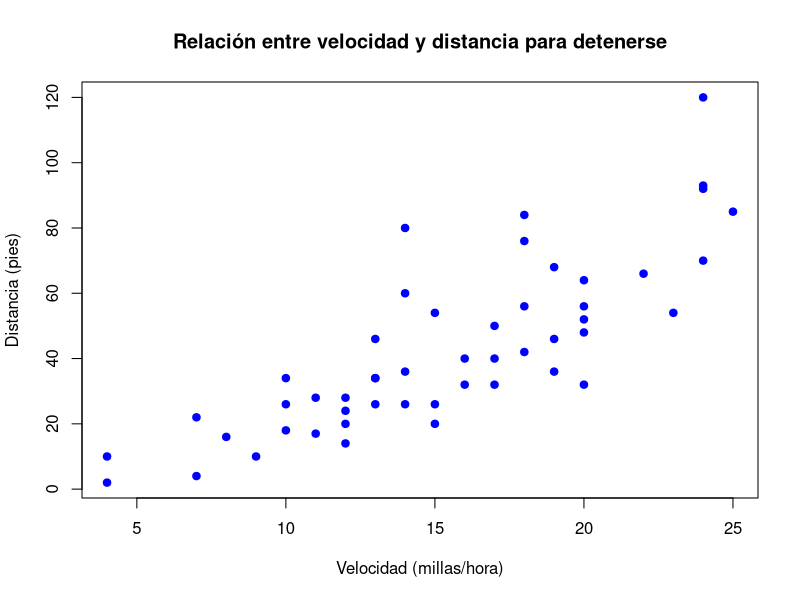
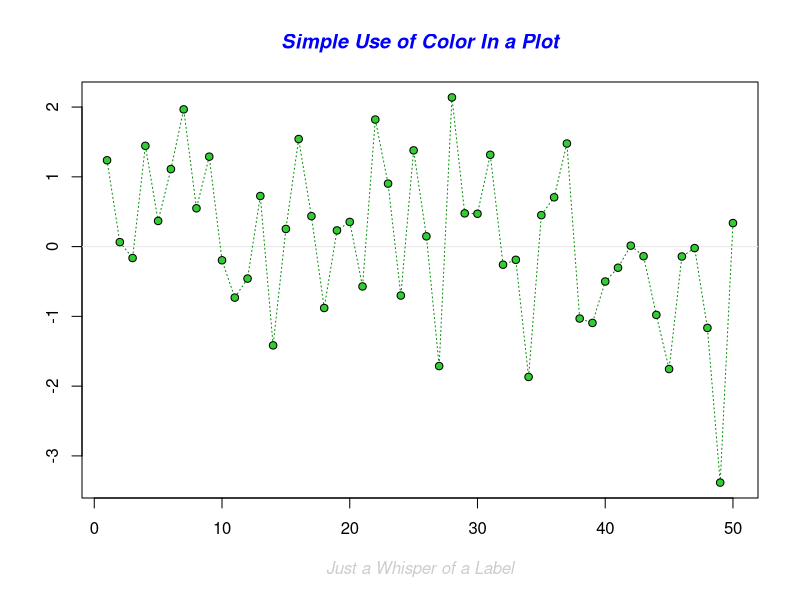
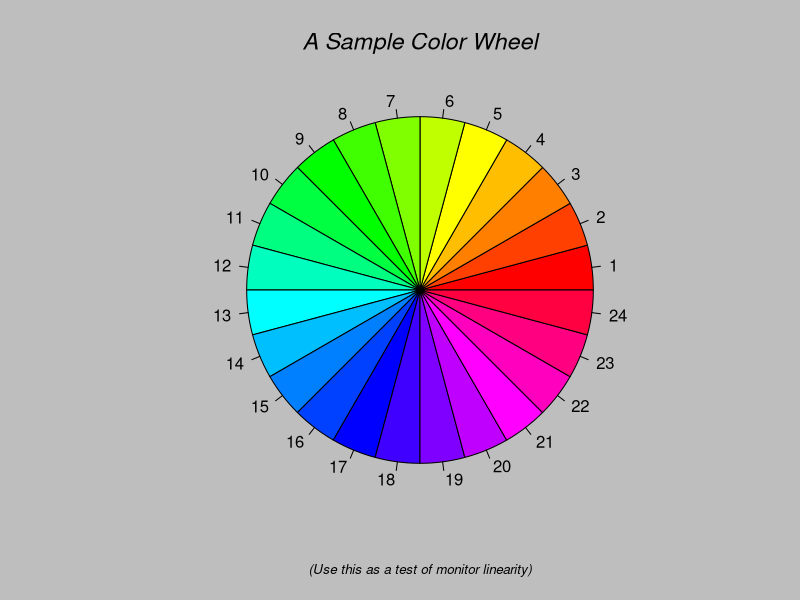
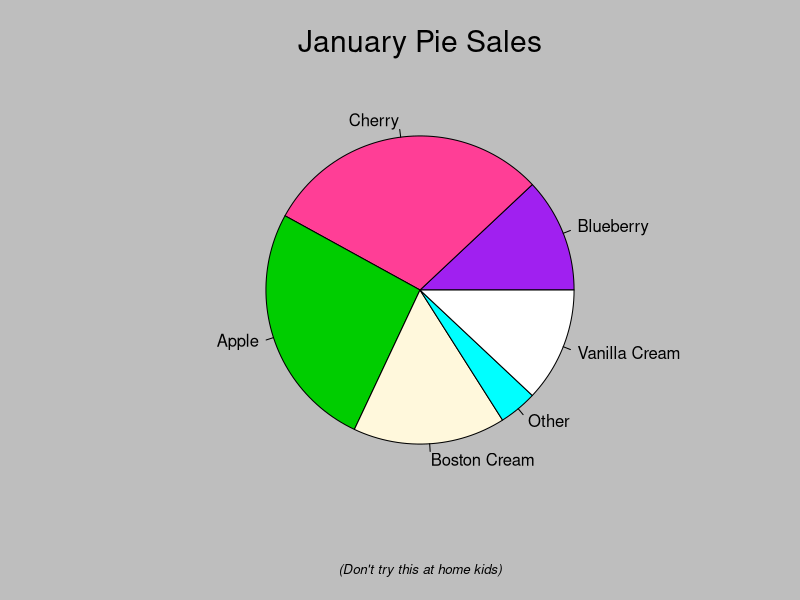
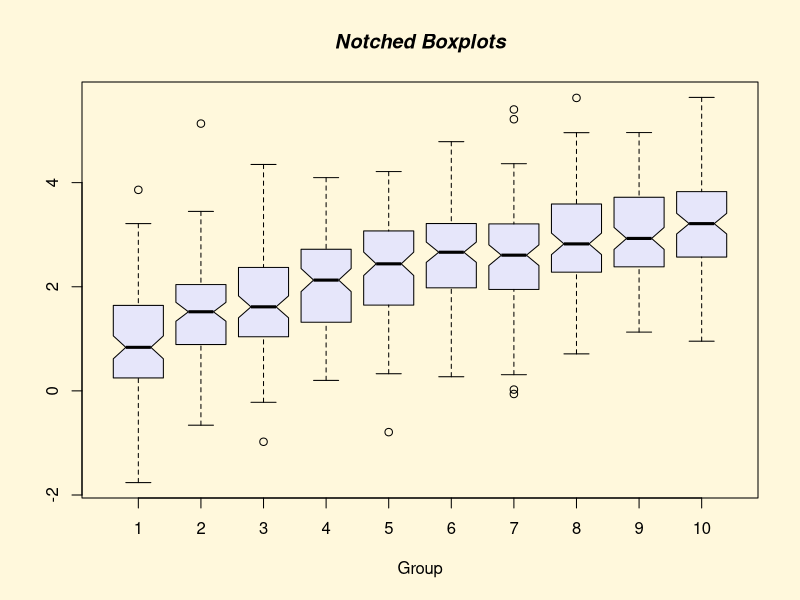
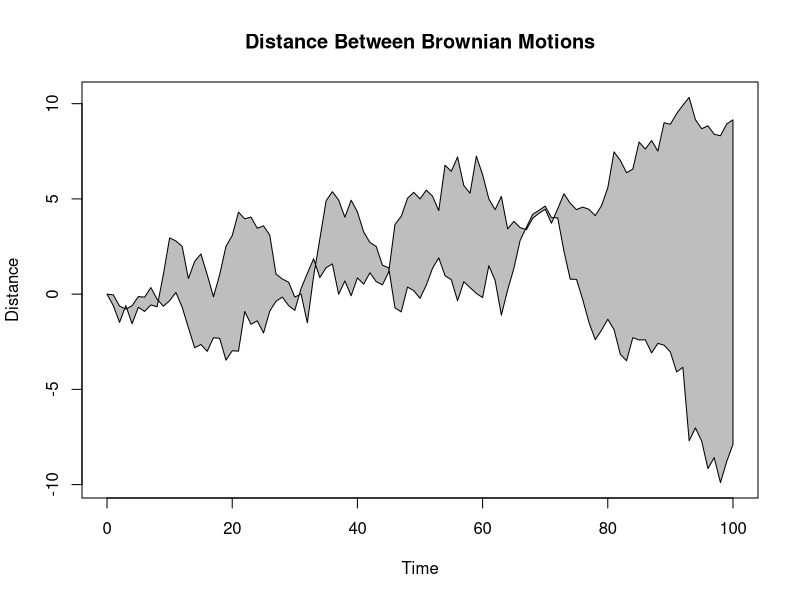
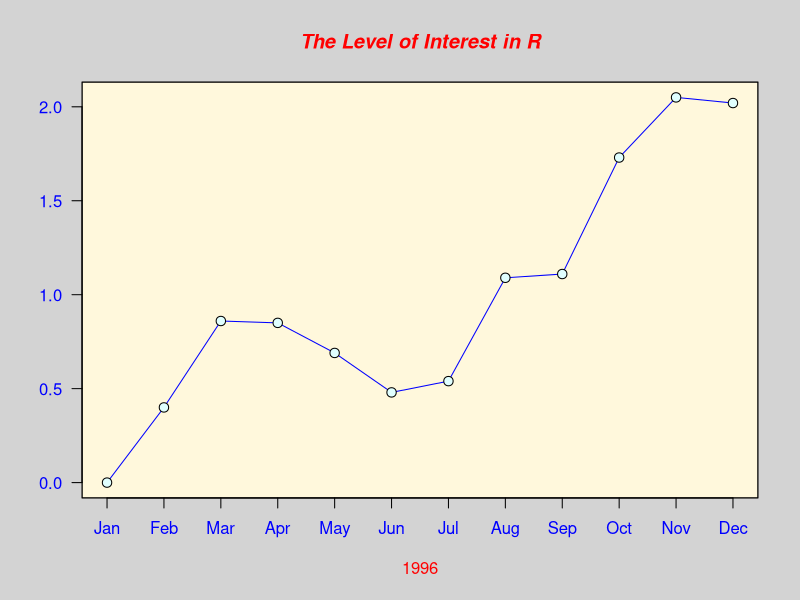
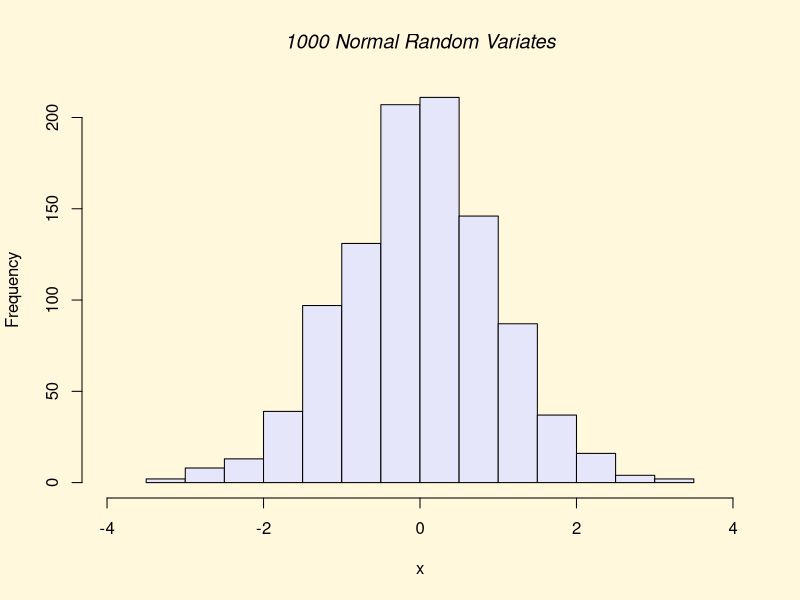

Source code (R) for these figures, in order:
# 1. Instala el paquete car y posteriormente cárgalo utilizando library(car).
install.packages("car")
library(car)


# a) Utiliza la función help(package="car") para obtener la correspondiente ayuda sobre este paquete.
help(package="car")
# La función help muestra la documentación general del paquete "car". Ejecuta el siguiente comando:


# b) ¿Qué tipo de ayuda se obtiene al utilizar el siguiente código?
data(package="car")
# data(package="car") muestra los datasets que están disponibles en el paquete "car".


# c) Recupera el nombre de las variables en cars y haz un listado de los primeros 5 valores.
names(cars)  # Muestra el nombre de las variables
head(cars, 5)  # Muestra los primeros 5 valores del conjunto de datos "cars"


# d) Realiza un gráfico similar al siguiente. ¿Qué tipo de relación existe entre la velocidad del coche y la distancia recorrida hasta parar?
# El conjunto de datos "cars" contiene dos variables: velocidad y distancia.
# cars$speed consigue la varianle $ del dataframe cars
plot(cars$speed, cars$dist, 
     main="Relación entre velocidad y distancia para detenerse", 
     xlab="Velocidad (millas/hora)", 
     ylab="Distancia (pies)", 
     col="blue", 
     pch=19)
# La relación parece ser una tendencia positiva, donde a mayor velocidad, mayor distancia para detenerse.


# 2. Ejecuta el siguiente código
x <- matrix(1:20, nrow=4, ncol=5, byrow=TRUE)  # Crea una matriz con valores del 1 al 20, con 4 filas y 5 columnas:


# a) ¿Qué tipo de estructura es x?
# x es una matriz, ya que es creada con la función matrix(). Tiene 4 filas y 5 columnas.


# b) ¿Para qué sirve el argumento byrow? Compara x con x2 <- matrix(1:20, nrow=4, ncol=5, byrow=F)
# El argumento byrow indica si los valores deben ser rellenados por filas o por columnas. Si byrow=TRUE, los valores se colocan en las filas, mientras que si byrow=FALSE (por defecto), se rellenan por columnas.
x2 <- matrix(1:20, nrow=4, ncol=5, byrow=FALSE)
x  # Los datos se insertan por la fila
x2  # Los datos se insertan por la columna


# c) ¿Qué sucede al sumarle una constante a una matriz?
x + 2  # Al sumar una constante a una matriz, cada uno de sus elementos se incrementa en ese valor.


# d) ¿Y si se suma un vector de longitud 3?
x + c(5, 6, 7)  # Si sumamos un vector de longitud 3, R lo recicla (lo repite) para ajustar su longitud al tamaño de la matriz.

# e) Compara el resultado de x - x[,2] con el de x - x[2,]
x - x[,2]
x - x[2,]
# x[,2] extrae la segunda columna de la matriz x, mientras que x[2,] extrae la segunda fila.
# La diferencia en los resultados es que al restar una columna (x[,2]), estamos restando un vector a cada fila, 
# mientras que al restar una fila (x[2,]), estamos restando una fila de la matriz a cada una de las filas de la matriz.


# 3. Considera la matriz y creada con y <- matrix(rpois(6, 20), nrow=2, ncol=3) # Poisson parámetro 20
y <- matrix(rpois(6, 20), nrow=2, ncol=3)


# a) ¿Qué tipo de ordenación se consigue con los tres comandos siguientes?
sort(y) # Ordena todos los elementos de la matriz
apply(y, 2, sort) # Ordena por columnas
apply(y, 1, sort) # Ordena por filas


# b) El comando diag(y) genera un vector cuyos elementos son la diagonal principal de y. ¿Qué ocurre cuando se aplica diag a una matriz que no es cuadrada?
diag(y)  # Si se aplica diag a una matriz no cuadrada, devuelve un vector con los elementos de la diagonal principal.


# c) Compara los resultados obtenidos con las dos siguientes expresiones: t(y)*diag(y) y t(y) %*% diag(y)
t(y) * diag(y) # Multiplicación elemento a elemento
t(y) %*% diag(y) # Multiplicación matricial


# 4. Crea en R:
# a) un vector x1 con las siguientes componentes (1, 1, 2, 2, 3, 3).
x1 <- c(1, 1, 2, 2, 3, 3)


# b) un vector x2 con 10 componentes equiespaciadas entre 12 y 21.
x2 <- seq(12, 21, length.out=10)


# c) un vector x3 con los números pares entre 6 y 46.
x3 <- seq(6, 46, by=2)


# d) un vector x4 formado por la concatenización de los 3 anteriores.
x4 <- c(x1, x2, x3)


# 5. a) Crea el vector d con las componentes (1, −1, 1, 0, 1, −6, 0, 0, 1)
d <- c(1, -1, 1, 0, 1, -6, 0, 0, 1)


# b) A partir del vector d construye utilizando la función matrix() la matriz D con componentes
D <- matrix(d, nrow=3, ncol=3, byrow=TRUE)


# c) Obtén los vectores formados por la primera columna y segunda fila de D.
primera_columa = D[,1]
primera_columa
segunda_fila = D[2,]
segunda_fila


# d) Calcula la suma de los elementos de D por filas y por columnas utilizando la función apply(). Haz lo mismo utilizando las funciones colSums() y rowSums().
suma_filas_apply <- apply(D, 1, sum)  # Suma por filas
suma_columnas_apply <- apply(D, 2, sum)  # Suma por columnas
suma_filas_apply
suma_columnas_apply

suma_columnas_colSums <- colSums(D)  # Suma por columnas
suma_filas_rowSums <- rowSums(D)  # Suma por filas
suma_columnas_colSums
suma_filas_rowSums


# e) Calcula la transpuesta de D
t(D)


# f) Calcula la inversa de D utilizando la función solve() y guarda el resultado en D2.
D2 <- solve(D)
D2


# g) Calcula el producto de D y D2, y comprueba que el resultado es la matriz identidad.
D %*% D2  # Multiplicación matricial


# 6. R incluye demostraciones de algunas de sus capacidades.
# a) Teclea demo() para ver un listado de dichas demostraciones
demo()


# b) Ejecuta demo(graphics) para ver ejemplos de gráficos con R.
demo(graphics)


# 7. Carga los datos obtenidos con data(iris) y guárdalos en un data.frame llamado datos.
data(iris)
datos = iris
head(datos, 5)


# a) Este conjunto contiene la medida en cm. de las variables longitud y anchura de sépalo y del pétalo para un total de 150 flores de tres especies diferentes de iris (iris setosa, versicolor y virginica). Utiliza las funciones de ayuda de R para obtener la información anterior (en inglés) y el nombre de las variables.

